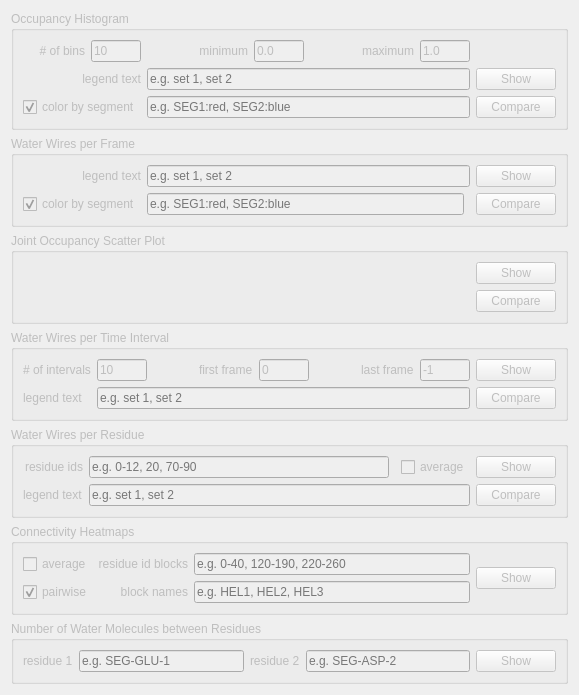
         <widget class="QWidget" name="tab_2">
          <property name="enabled">
           <bool>false</bool>
          </property>
          <attribute name="title">
           <string>Water Wires</string>
          </attribute>
          <layout class="QGridLayout" name="gridLayout_20">
           <item row="3" column="0">
            <widget class="QGroupBox" name="groupBox_4">
             <property name="title">
              <string>Water Wires per Time Interval</string>
             </property>
             <layout class="QGridLayout" name="gridLayout_15">
              <item row="1" column="10">
               <widget class="QPushButton" name="button_wires_compare_bonds_per_time_interval">
                <property name="toolTip">
                 <string>&lt;html&gt;&lt;head/&gt;&lt;body&gt;&lt;p align=&quot;justify&quot;&gt;Compare current analysis to a saved analysis (.hba or .wwa).&lt;/p&gt;&lt;/body&gt;&lt;/html&gt;</string>
                </property>
                <property name="text">
                 <string>Compare</string>
                </property>
                <property name="autoDefault">
                 <bool>false</bool>
                </property>
               </widget>
              </item>
              <item row="0" column="3">
               <widget class="QLineEdit" name="line_wires_nb_blocks">
                <property name="minimumSize">
                 <size>
                  <width>50</width>
                  <height>0</height>
                 </size>
                </property>
                <property name="maximumSize">
                 <size>
                  <width>50</width>
                  <height>16777215</height>
                 </size>
                </property>
                <property name="text">
                 <string>10</string>
                </property>
               </widget>
              </item>
              <item row="0" column="9">
               <widget class="QLineEdit" name="line_wires_time_last">
                <property name="minimumSize">
                 <size>
                  <width>50</width>
                  <height>0</height>
                 </size>
                </property>
                <property name="maximumSize">
                 <size>
                  <width>50</width>
                  <height>16777215</height>
                 </size>
                </property>
                <property name="text">
                 <string>-1</string>
                </property>
               </widget>
              </item>
              <item row="1" column="2">
               <widget class="QLabel" name="label_15">
                <property name="text">
                 <string>legend text</string>
                </property>
               </widget>
              </item>
              <item row="0" column="5">
               <widget class="QLabel" name="label_14">
                <property name="text">
                 <string>first frame</string>
                </property>
               </widget>
              </item>
              <item row="0" column="10">
               <widget class="QPushButton" name="button_wires_draw_bonds_per_time_interval">
                <property name="toolTip">
                 <string>&lt;html&gt;&lt;head/&gt;&lt;body&gt;&lt;p align=&quot;justify&quot;&gt;Compute a histogram of time intervals. Counts the number of water wires formed in the respective time interval.&lt;/p&gt;&lt;/body&gt;&lt;/html&gt;</string>
                </property>
                <property name="text">
                 <string>Show</string>
                </property>
                <property name="autoDefault">
                 <bool>false</bool>
                </property>
               </widget>
              </item>
              <item row="1" column="3" colspan="7">
               <widget class="QLineEdit" name="line_wires_time_histogram_legend">
                <property name="toolTip">
                 <string>&lt;html&gt;&lt;head/&gt;&lt;body&gt;&lt;p align=&quot;justify&quot;&gt;Add a prefix to the figure legend when comparing two analyses to identify them.&lt;/p&gt;&lt;/body&gt;&lt;/html&gt;</string>
                </property>
                <property name="placeholderText">
                 <string>e.g. set 1, set 2</string>
                </property>
               </widget>
              </item>
              <item row="0" column="2">
               <widget class="QLabel" name="label_6">
                <property name="text">
                 <string># of intervals</string>
                </property>
               </widget>
              </item>
              <item row="0" column="8">
               <widget class="QLabel" name="label_16">
                <property name="text">
                 <string>last frame</string>
                </property>
               </widget>
              </item>
              <item row="0" column="6">
               <widget class="QLineEdit" name="line_wires_time_first">
                <property name="minimumSize">
                 <size>
                  <width>50</width>
                  <height>0</height>
                 </size>
                </property>
                <property name="maximumSize">
                 <size>
                  <width>50</width>
                  <height>16777215</height>
                 </size>
                </property>
                <property name="text">
                 <string>0</string>
                </property>
               </widget>
              </item>
              <item row="0" column="4">
               <spacer name="horizontalSpacer_12">
                <property name="orientation">
                 <enum>Qt::Horizontal</enum>
                </property>
                <property name="sizeHint" stdset="0">
                 <size>
                  <width>40</width>
                  <height>20</height>
                 </size>
                </property>
               </spacer>
              </item>
              <item row="0" column="7">
               <spacer name="horizontalSpacer_13">
                <property name="orientation">
                 <enum>Qt::Horizontal</enum>
                </property>
                <property name="sizeHint" stdset="0">
                 <size>
                  <width>40</width>
                  <height>20</height>
                 </size>
                </property>
               </spacer>
              </item>
             </layout>
            </widget>
           </item>
           <item row="5" column="0">
            <widget class="QGroupBox" name="groupBox_14">
             <property name="title">
              <string>Connectivity Heatmaps</string>
             </property>
             <layout class="QGridLayout" name="gridLayout_18">
              <item row="0" column="0">
               <widget class="QCheckBox" name="checkbox_wires_heatmap_average">
                <property name="toolTip">
                 <string>&lt;html&gt;&lt;head/&gt;&lt;body&gt;&lt;p align=&quot;justify&quot;&gt;Toggle, if absolute number of connections or time averaged number of connections are used.&lt;/p&gt;&lt;/body&gt;&lt;/html&gt;</string>
                </property>
                <property name="text">
                 <string>average</string>
                </property>
               </widget>
              </item>
              <item row="0" column="1">
               <widget class="QLabel" name="label_wires_ranges">
                <property name="enabled">
                 <bool>false</bool>
                </property>
                <property name="text">
                 <string>residue id blocks</string>
                </property>
                <property name="alignment">
                 <set>Qt::AlignRight|Qt::AlignTrailing|Qt::AlignVCenter</set>
                </property>
               </widget>
              </item>
              <item row="0" column="2">
               <widget class="QLineEdit" name="line_wires_heatmap_ranges">
                <property name="enabled">
                 <bool>false</bool>
                </property>
                <property name="text">
                 <string/>
                </property>
                <property name="placeholderText">
                 <string>e.g. 0-40, 120-190, 220-260</string>
                </property>
               </widget>
              </item>
              <item row="0" column="3" rowspan="2">
               <widget class="QPushButton" name="button_wires_draw_heatmap">
                <property name="toolTip">
                 <string>&lt;html&gt;&lt;head/&gt;&lt;body&gt;&lt;p align=&quot;justify&quot;&gt;Compute the number of water wires between every pair of residues. This can be done per residue or for blocks of residues.&lt;/p&gt;&lt;/body&gt;&lt;/html&gt;</string>
                </property>
                <property name="text">
                 <string>Show</string>
                </property>
                <property name="autoDefault">
                 <bool>false</bool>
                </property>
               </widget>
              </item>
              <item row="1" column="0">
               <widget class="QCheckBox" name="checkbox_wires_heatmap_residuewise">
                <property name="toolTip">
                 <string>&lt;html&gt;&lt;head/&gt;&lt;body&gt;&lt;p align=&quot;justify&quot;&gt;Toggle, if heatmap is generated for every residue id or for blocks of residue ids. The number of blocks and the number of block names have to be consistent. This option is only available, if residuewise was not checked during initialization.&lt;/p&gt;&lt;/body&gt;&lt;/html&gt;</string>
                </property>
                <property name="text">
                 <string>pairwise</string>
                </property>
                <property name="checked">
                 <bool>true</bool>
                </property>
               </widget>
              </item>
              <item row="1" column="1">
               <widget class="QLabel" name="label_wires_names">
                <property name="enabled">
                 <bool>false</bool>
                </property>
                <property name="text">
                 <string>block names</string>
                </property>
                <property name="alignment">
                 <set>Qt::AlignRight|Qt::AlignTrailing|Qt::AlignVCenter</set>
                </property>
               </widget>
              </item>
              <item row="1" column="2">
               <widget class="QLineEdit" name="line_wires_heatmap_names">
                <property name="enabled">
                 <bool>false</bool>
                </property>
                <property name="text">
                 <string/>
                </property>
                <property name="placeholderText">
                 <string>e.g. HEL1, HEL2, HEL3</string>
                </property>
               </widget>
              </item>
             </layout>
            </widget>
           </item>
           <item row="4" column="0">
            <widget class="QGroupBox" name="groupBox_3">
             <property name="title">
              <string>Water Wires per Residue</string>
             </property>
             <layout class="QGridLayout" name="gridLayout_13">
              <item row="0" column="4">
               <widget class="QPushButton" name="button_wires_draw_bonds_per_residue">
                <property name="toolTip">
                 <string>&lt;html&gt;&lt;head/&gt;&lt;body&gt;&lt;p align=&quot;justify&quot;&gt;Compute the number of water wires per residue. Results are colored by segment.&lt;/p&gt;&lt;/body&gt;&lt;/html&gt;</string>
                </property>
                <property name="text">
                 <string>Show</string>
                </property>
                <property name="autoDefault">
                 <bool>false</bool>
                </property>
               </widget>
              </item>
              <item row="0" column="0">
               <widget class="QLabel" name="label_4">
                <property name="text">
                 <string>residue ids</string>
                </property>
                <property name="alignment">
                 <set>Qt::AlignRight|Qt::AlignTrailing|Qt::AlignVCenter</set>
                </property>
               </widget>
              </item>
              <item row="0" column="3">
               <widget class="QCheckBox" name="checkbox_wires_per_residue_average">
                <property name="toolTip">
                 <string>&lt;html&gt;&lt;head/&gt;&lt;body&gt;&lt;p align=&quot;justify&quot;&gt;Toggle, if absolute number of connections or time averaged number of connections are used.&lt;/p&gt;&lt;/body&gt;&lt;/html&gt;</string>
                </property>
                <property name="text">
                 <string>average</string>
                </property>
               </widget>
              </item>
              <item row="1" column="4">
               <widget class="QPushButton" name="button_wires_compare_bonds_per_residue">
                <property name="toolTip">
                 <string>&lt;html&gt;&lt;head/&gt;&lt;body&gt;&lt;p align=&quot;justify&quot;&gt;Compare current analysis to a saved analysis (.hba or .wwa).&lt;/p&gt;&lt;/body&gt;&lt;/html&gt;</string>
                </property>
                <property name="text">
                 <string>Compare</string>
                </property>
                <property name="autoDefault">
                 <bool>false</bool>
                </property>
               </widget>
              </item>
              <item row="0" column="1">
               <widget class="QLineEdit" name="line_wires_per_residue_range">
                <property name="placeholderText">
                 <string>e.g. 0-12, 20, 70-90</string>
                </property>
               </widget>
              </item>
              <item row="1" column="0">
               <widget class="QLabel" name="label_5">
                <property name="text">
                 <string>legend text</string>
                </property>
               </widget>
              </item>
              <item row="1" column="1" colspan="3">
               <widget class="QLineEdit" name="line_wires_per_residue_legend">
                <property name="toolTip">
                 <string>&lt;html&gt;&lt;head/&gt;&lt;body&gt;&lt;p align=&quot;justify&quot;&gt;Add a prefix to the figure legend when comparing two analyses to identify them.&lt;/p&gt;&lt;/body&gt;&lt;/html&gt;</string>
                </property>
                <property name="placeholderText">
                 <string>e.g. set 1, set 2</string>
                </property>
               </widget>
              </item>
             </layout>
            </widget>
           </item>
           <item row="2" column="0">
            <widget class="QGroupBox" name="groupBox_13">
             <property name="toolTip">
              <string/>
             </property>
             <property name="title">
              <string>Joint Occupancy Scatter Plot</string>
             </property>
             <layout class="QGridLayout" name="gridLayout_17">
              <item row="0" column="3">
               <widget class="QPushButton" name="button_wires_draw_joint_barcode">
                <property name="toolTip">
                 <string>&lt;html&gt;&lt;head/&gt;&lt;body&gt;&lt;p align=&quot;justify&quot;&gt;Compute the joint occupancy of the H bond network. The joint occupancy is true, if all water wires in the network are present in a frame and false otherwise.&lt;/p&gt;&lt;/body&gt;&lt;/html&gt;</string>
                </property>
                <property name="text">
                 <string>Show</string>
                </property>
                <property name="autoDefault">
                 <bool>false</bool>
                </property>
               </widget>
              </item>
              <item row="1" column="3">
               <widget class="QPushButton" name="button_wires_add_wwa">
                <property name="toolTip">
                 <string>&lt;html&gt;&lt;head/&gt;&lt;body&gt;&lt;p align=&quot;justify&quot;&gt;Compare current analysis to a set of saved analyses (.hba or .wwa). Multiple analysis files can be selected.&lt;/p&gt;&lt;/body&gt;&lt;/html&gt;</string>
                </property>
                <property name="text">
                 <string>Compare</string>
                </property>
                <property name="autoDefault">
                 <bool>false</bool>
                </property>
               </widget>
              </item>
              <item row="1" column="0">
               <spacer name="horizontalSpacer_4">
                <property name="orientation">
                 <enum>Qt::Horizontal</enum>
                </property>
                <property name="sizeHint" stdset="0">
                 <size>
                  <width>40</width>
                  <height>20</height>
                 </size>
                </property>
               </spacer>
              </item>
             </layout>
            </widget>
           </item>
           <item row="6" column="0">
            <widget class="QGroupBox" name="groupBox_2">
             <property name="title">
              <string>Number of Water Molecules between Residues</string>
             </property>
             <layout class="QGridLayout" name="gridLayout_12">
              <item row="0" column="0">
               <widget class="QLabel" name="label_61">
                <property name="text">
                 <string>residue 1</string>
                </property>
               </widget>
              </item>
              <item row="0" column="1">
               <widget class="QLineEdit" name="line_wires_in_wire_res_a">
                <property name="text">
                 <string/>
                </property>
                <property name="placeholderText">
                 <string>e.g. SEG-GLU-1</string>
                </property>
               </widget>
              </item>
              <item row="0" column="2">
               <widget class="QLabel" name="label_62">
                <property name="text">
                 <string>residue 2</string>
                </property>
               </widget>
              </item>
              <item row="0" column="3">
               <widget class="QLineEdit" name="line_wires_in_wire_res_b">
                <property name="text">
                 <string/>
                </property>
                <property name="placeholderText">
                 <string>e.g. SEG-ASP-2</string>
                </property>
               </widget>
              </item>
              <item row="0" column="4">
               <widget class="QPushButton" name="button_wire_draw_water_in_wire">
                <property name="toolTip">
                 <string>&lt;html&gt;&lt;head/&gt;&lt;body&gt;&lt;p align=&quot;justify&quot;&gt;Compute the number of water molecules forming a water wire between two residues.&lt;/p&gt;&lt;/body&gt;&lt;/html&gt;</string>
                </property>
                <property name="text">
                 <string>Show</string>
                </property>
                <property name="autoDefault">
                 <bool>false</bool>
                </property>
               </widget>
              </item>
             </layout>
            </widget>
           </item>
           <item row="1" column="0">
            <widget class="QGroupBox" name="groupBox_12">
             <property name="title">
              <string>Water Wires per Frame</string>
             </property>
             <layout class="QGridLayout" name="gridLayout_16">
              <item row="1" column="5">
               <widget class="QPushButton" name="button_wires_compare_bonds_timeseries">
                <property name="enabled">
                 <bool>false</bool>
                </property>
                <property name="toolTip">
                 <string>&lt;html&gt;&lt;head/&gt;&lt;body&gt;&lt;p align=&quot;justify&quot;&gt;Compare current analysis to a saved analysis (.hba or .wwa).&lt;/p&gt;&lt;/body&gt;&lt;/html&gt;</string>
                </property>
                <property name="text">
                 <string>Compare</string>
                </property>
                <property name="autoDefault">
                 <bool>false</bool>
                </property>
               </widget>
              </item>
              <item row="0" column="0">
               <widget class="QLabel" name="label_7">
                <property name="enabled">
                 <bool>false</bool>
                </property>
                <property name="text">
                 <string>legend text</string>
                </property>
                <property name="alignment">
                 <set>Qt::AlignRight|Qt::AlignTrailing|Qt::AlignVCenter</set>
                </property>
               </widget>
              </item>
              <item row="1" column="1">
               <widget class="QLineEdit" name="line_wires_timeseries_segnames">
                <property name="toolTip">
                 <string>&lt;html&gt;&lt;head/&gt;&lt;body&gt;&lt;p align=&quot;justify&quot;&gt;Time series are colored with regard to the specified segments.&lt;/p&gt;&lt;/body&gt;&lt;/html&gt;</string>
                </property>
                <property name="placeholderText">
                 <string>e.g. SEG1:red, SEG2:blue</string>
                </property>
               </widget>
              </item>
              <item row="1" column="0">
               <widget class="QCheckBox" name="checkbox_wires_timeseries_segnames">
                <property name="toolTip">
                 <string>&lt;html&gt;&lt;head/&gt;&lt;body&gt;&lt;p align=&quot;justify&quot;&gt;Toggle if histogram bars are colored by segment or molecule. With colors turned on, comparing to other analyses is not possible.&lt;/p&gt;&lt;/body&gt;&lt;/html&gt;</string>
                </property>
                <property name="text">
                 <string>color by segment</string>
                </property>
                <property name="checked">
                 <bool>true</bool>
                </property>
               </widget>
              </item>
              <item row="0" column="5">
               <widget class="QPushButton" name="button_wires_draw_bonds_timeseries">
                <property name="toolTip">
                 <string>&lt;html&gt;&lt;head/&gt;&lt;body&gt;&lt;p align=&quot;justify&quot;&gt;Compute the number of water wires per frame.&lt;/p&gt;&lt;/body&gt;&lt;/html&gt;</string>
                </property>
                <property name="text">
                 <string>Show</string>
                </property>
                <property name="autoDefault">
                 <bool>false</bool>
                </property>
               </widget>
              </item>
              <item row="0" column="1" colspan="2">
               <widget class="QLineEdit" name="line_wires_sum_legend">
                <property name="enabled">
                 <bool>false</bool>
                </property>
                <property name="toolTip">
                 <string>&lt;html&gt;&lt;head/&gt;&lt;body&gt;&lt;p align=&quot;justify&quot;&gt;Add a prefix to the figure legend when comparing two analyses to identify them.&lt;/p&gt;&lt;/body&gt;&lt;/html&gt;</string>
                </property>
                <property name="placeholderText">
                 <string>e.g. set 1, set 2</string>
                </property>
               </widget>
              </item>
             </layout>
            </widget>
           </item>
           <item row="0" column="0">
            <widget class="QGroupBox" name="groupBox_18">
             <property name="font">
              <font>
               <weight>50</weight>
               <bold>false</bold>
              </font>
             </property>
             <property name="title">
              <string>Occupancy Histogram</string>
             </property>
             <property name="checkable">
              <bool>false</bool>
             </property>
             <layout class="QGridLayout" name="gridLayout_19">
              <item row="2" column="14">
               <widget class="QPushButton" name="button_wires_compare_occupancy">
                <property name="enabled">
                 <bool>false</bool>
                </property>
                <property name="maximumSize">
                 <size>
                  <width>90</width>
                  <height>16777215</height>
                 </size>
                </property>
                <property name="toolTip">
                 <string>&lt;html&gt;&lt;head/&gt;&lt;body&gt;&lt;p align=&quot;justify&quot;&gt;Compare current analysis to a saved analysis (.hba or .wwa).&lt;/p&gt;&lt;/body&gt;&lt;/html&gt;</string>
                </property>
                <property name="text">
                 <string>Compare</string>
                </property>
                <property name="autoDefault">
                 <bool>false</bool>
                </property>
               </widget>
              </item>
              <item row="0" column="0" colspan="2">
               <widget class="QLabel" name="label_66">
                <property name="maximumSize">
                 <size>
                  <width>16777215</width>
                  <height>16777215</height>
                 </size>
                </property>
                <property name="text">
                 <string># of bins</string>
                </property>
                <property name="alignment">
                 <set>Qt::AlignRight|Qt::AlignTrailing|Qt::AlignVCenter</set>
                </property>
               </widget>
              </item>
              <item row="2" column="0" colspan="3">
               <widget class="QCheckBox" name="checkbox_wires_occupancy_segnames">
                <property name="toolTip">
                 <string>&lt;html&gt;&lt;head/&gt;&lt;body&gt;&lt;p align=&quot;justify&quot;&gt;Toggle if histogram bars are colored by segment or molecule. With colors turned on, comparing to other analyses is not possible.&lt;/p&gt;&lt;/body&gt;&lt;/html&gt;</string>
                </property>
                <property name="text">
                 <string>color by segment</string>
                </property>
                <property name="checked">
                 <bool>true</bool>
                </property>
               </widget>
              </item>
              <item row="0" column="4">
               <widget class="QLabel" name="label_65">
                <property name="maximumSize">
                 <size>
                  <width>16777215</width>
                  <height>16777215</height>
                 </size>
                </property>
                <property name="text">
                 <string>minimum</string>
                </property>
                <property name="alignment">
                 <set>Qt::AlignRight|Qt::AlignTrailing|Qt::AlignVCenter</set>
                </property>
               </widget>
              </item>
              <item row="0" column="5">
               <widget class="QLineEdit" name="line_wires_occupancy_min">
                <property name="minimumSize">
                 <size>
                  <width>50</width>
                  <height>0</height>
                 </size>
                </property>
                <property name="maximumSize">
                 <size>
                  <width>50</width>
                  <height>16777215</height>
                 </size>
                </property>
                <property name="text">
                 <string>0.0</string>
                </property>
               </widget>
              </item>
              <item row="1" column="3" colspan="11">
               <widget class="QLineEdit" name="line_wires_occupancy_histogram_legend">
                <property name="enabled">
                 <bool>false</bool>
                </property>
                <property name="toolTip">
                 <string>&lt;html&gt;&lt;head/&gt;&lt;body&gt;&lt;p align=&quot;justify&quot;&gt;Add a prefix to the figure legend when comparing two analyses to identify them.&lt;/p&gt;&lt;/body&gt;&lt;/html&gt;</string>
                </property>
                <property name="placeholderText">
                 <string>e.g. set 1, set 2</string>
                </property>
               </widget>
              </item>
              <item row="0" column="2">
               <widget class="QLineEdit" name="line_wires_occupancy_step">
                <property name="minimumSize">
                 <size>
                  <width>50</width>
                  <height>0</height>
                 </size>
                </property>
                <property name="maximumSize">
                 <size>
                  <width>50</width>
                  <height>16777215</height>
                 </size>
                </property>
                <property name="text">
                 <string>10</string>
                </property>
               </widget>
              </item>
              <item row="2" column="3" colspan="11">
               <widget class="QLineEdit" name="line_wires_occupancy_segnames">
                <property name="toolTip">
                 <string>&lt;html&gt;&lt;head/&gt;&lt;body&gt;&lt;p align=&quot;justify&quot;&gt;Histogram bars are colored with regard to the specified segments.&lt;/p&gt;&lt;/body&gt;&lt;/html&gt;</string>
                </property>
                <property name="placeholderText">
                 <string>e.g. SEG1:red, SEG2:blue</string>
                </property>
               </widget>
              </item>
              <item row="1" column="1" colspan="2">
               <widget class="QLabel" name="label_18">
                <property name="enabled">
                 <bool>false</bool>
                </property>
                <property name="text">
                 <string>legend text</string>
                </property>
                <property name="alignment">
                 <set>Qt::AlignRight|Qt::AlignTrailing|Qt::AlignVCenter</set>
                </property>
               </widget>
              </item>
              <item row="1" column="14">
               <widget class="QPushButton" name="button_wires_draw_occupancy">
                <property name="toolTip">
                 <string>&lt;html&gt;&lt;head/&gt;&lt;body&gt;&lt;p align=&quot;justify&quot;&gt;Compute histogram of water wire occupancies. Counts the number of water wires with an occupancy equal or greater than the respective value.&lt;/p&gt;&lt;/body&gt;&lt;/html&gt;</string>
                </property>
                <property name="text">
                 <string>Show</string>
                </property>
                <property name="autoDefault">
                 <bool>false</bool>
                </property>
               </widget>
              </item>
              <item row="0" column="3">
               <spacer name="horizontalSpacer_6">
                <property name="orientation">
                 <enum>Qt::Horizontal</enum>
                </property>
                <property name="sizeHint" stdset="0">
                 <size>
                  <width>40</width>
                  <height>20</height>
                 </size>
                </property>
               </spacer>
              </item>
              <item row="0" column="6">
               <spacer name="horizontalSpacer_5">
                <property name="orientation">
                 <enum>Qt::Horizontal</enum>
                </property>
                <property name="sizeHint" stdset="0">
                 <size>
                  <width>40</width>
                  <height>20</height>
                 </size>
                </property>
               </spacer>
              </item>
              <item row="0" column="13">
               <widget class="QLineEdit" name="lineEdit_2">
                <property name="minimumSize">
                 <size>
                  <width>50</width>
                  <height>0</height>
                 </size>
                </property>
                <property name="maximumSize">
                 <size>
                  <width>50</width>
                  <height>16777215</height>
                 </size>
                </property>
                <property name="text">
                 <string>1.0</string>
                </property>
               </widget>
              </item>
              <item row="0" column="7" colspan="6">
               <widget class="QLabel" name="label_20">
                <property name="text">
                 <string>maximum</string>
                </property>
                <property name="alignment">
                 <set>Qt::AlignRight|Qt::AlignTrailing|Qt::AlignVCenter</set>
                </property>
               </widget>
              </item>
             </layout>
            </widget>
           </item>
          </layout>
         </widget>
